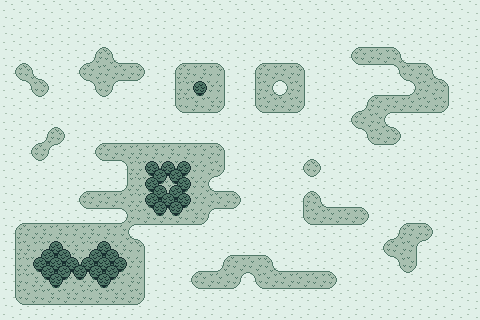

This game map was drawn from its Tiled (.tmx) file and the tilesets committed beside it. A one-line description and the full map source follow:
An orthogonal 30x20 tile map with 16x16 px tiles, 2 tile layers (prototype, terrain).

<map version="1.10" tiledversion="1.11.0" orientation="orthogonal" renderorder="right-down" width="30" height="20" tilewidth="16" tileheight="16" infinite="0" nextlayerid="3" nextobjectid="1">
 <tileset firstgid="1" source="tiles.tsx" />
 <layer id="1" name="prototype" width="30" height="20">
  <data encoding="csv">
13,13,13,13,13,13,13,13,13,13,13,13,13,13,13,13,13,13,13,13,13,13,13,13,13,13,13,13,13,13,
13,13,13,13,13,13,13,13,13,13,13,13,13,13,13,13,13,13,13,13,13,13,13,13,13,13,13,13,13,13,
13,13,13,13,13,13,13,13,13,13,13,13,13,13,13,13,13,13,13,13,13,13,13,13,13,13,13,13,13,13,
13,13,13,13,13,13,7,13,13,13,13,13,13,13,13,13,13,13,13,13,13,13,7,7,7,13,13,13,13,13,
13,7,13,13,13,7,7,7,7,13,13,7,7,7,13,13,7,7,7,13,13,13,13,13,13,7,7,13,13,13,
13,13,7,13,13,13,7,13,13,13,13,7,23,7,13,13,7,13,7,13,13,13,13,13,13,13,7,7,13,13,
13,13,13,13,13,13,13,13,13,13,13,7,7,7,13,13,7,7,7,13,13,13,13,7,7,7,7,7,13,13,
13,13,13,13,13,13,13,13,13,13,13,13,13,13,13,13,13,13,13,13,13,13,7,7,13,13,13,13,13,13,
13,13,13,7,13,13,13,13,13,13,13,13,13,13,13,13,13,13,13,13,13,13,13,7,7,13,13,13,13,13,
13,13,7,13,13,13,7,7,7,7,7,7,7,7,13,13,13,13,13,13,13,13,13,13,13,13,13,13,13,13,
13,13,13,13,13,13,13,13,7,23,23,23,7,7,13,13,13,13,13,7,13,13,13,13,13,13,13,13,13,13,
13,13,13,13,13,13,13,13,7,23,7,23,7,13,13,13,13,13,13,13,13,13,13,13,13,13,13,13,13,13,
13,13,13,13,13,7,7,7,7,23,23,23,7,7,7,13,13,13,13,7,13,13,13,13,13,13,13,13,13,13,
13,13,13,13,13,13,13,13,7,7,7,7,7,13,13,13,13,13,13,7,7,7,7,13,13,13,13,13,13,13,
13,7,7,7,7,7,7,7,13,13,13,13,13,13,13,13,13,13,13,13,13,13,13,13,13,7,7,13,13,13,
13,7,7,23,7,7,23,7,7,13,13,13,13,13,13,13,13,13,13,13,13,13,13,13,7,7,13,13,13,13,
13,7,23,23,23,23,23,23,7,13,13,13,13,13,7,7,7,13,13,13,13,13,13,13,13,7,13,13,13,13,
13,7,7,23,7,7,23,7,7,13,13,13,7,7,7,13,7,7,7,7,7,13,13,13,13,13,13,13,13,13,
13,7,7,7,7,7,7,7,7,13,13,13,13,13,13,13,13,13,13,13,13,13,13,13,13,13,13,13,13,13,
13,13,13,13,13,13,13,13,13,13,13,13,13,13,13,13,13,13,13,13,13,13,13,13,13,13,13,13,13,13
</data>
 </layer>
 <layer id="2" name="terrain" width="30" height="20" offsetx="8" offsety="8">
  <data encoding="csv">
13,13,13,13,13,13,13,13,13,13,13,13,13,13,13,13,13,13,13,13,13,13,13,13,13,13,13,13,13,0,
13,13,13,13,13,13,13,13,13,13,13,13,13,13,13,13,13,13,13,13,13,13,13,13,13,13,13,13,13,0,
13,13,13,13,13,14,1,13,13,13,13,13,13,13,13,13,13,13,13,13,13,14,4,4,1,13,13,13,13,0,
14,1,13,13,14,6,3,4,1,13,14,4,4,1,13,14,4,4,1,13,13,9,10,10,5,4,1,13,13,0,
9,5,1,13,9,11,8,10,16,13,2,30,17,12,13,2,8,11,12,13,13,13,13,13,9,11,3,1,13,0,
13,9,16,13,13,9,16,13,13,13,2,25,32,12,13,2,3,6,12,13,13,13,14,4,4,6,7,12,13,0,
13,13,13,13,13,13,13,13,13,13,9,10,10,16,13,9,10,10,16,13,13,14,6,8,10,10,10,16,13,0,
13,13,14,1,13,13,13,13,13,13,13,13,13,13,13,13,13,13,13,13,13,9,11,3,1,13,13,13,13,0,
13,14,15,16,13,14,4,4,4,4,4,4,4,1,13,13,13,13,13,13,13,13,9,10,16,13,13,13,13,0,
13,9,16,13,13,9,10,11,30,20,20,17,7,12,13,13,13,13,14,1,13,13,13,13,13,13,13,13,13,0,
13,13,13,13,13,13,13,2,18,24,27,28,8,16,13,13,13,13,9,16,13,13,13,13,13,13,13,13,13,0,
13,13,13,13,14,4,4,6,18,19,22,28,3,4,1,13,13,13,14,1,13,13,13,13,13,13,13,13,13,0,
13,13,13,13,9,10,10,11,25,26,26,32,8,10,16,13,13,13,2,3,4,4,1,13,13,13,13,13,13,0,
14,4,4,4,4,4,4,15,10,10,10,10,16,13,13,13,13,13,9,10,10,10,16,13,14,4,1,13,13,0,
2,7,30,17,7,30,17,3,1,13,13,13,13,13,13,13,13,13,13,13,13,13,13,14,6,8,16,13,13,0,
2,30,22,19,20,22,19,17,12,13,13,13,13,14,4,4,1,13,13,13,13,13,13,9,11,12,13,13,13,0,
2,25,27,24,26,27,24,32,12,13,13,14,4,6,8,11,3,4,4,4,1,13,13,13,9,16,13,13,13,0,
2,7,25,32,7,25,32,7,12,13,13,9,10,10,16,9,10,10,10,10,16,13,13,13,13,13,13,13,13,0,
9,10,10,10,10,10,10,10,16,13,13,13,13,13,13,13,13,13,13,13,13,13,13,13,13,13,13,13,13,0,
0,0,0,0,0,0,0,0,0,0,0,0,0,0,0,0,0,0,0,0,0,0,0,0,0,0,0,0,0,0
</data>
 </layer>
</map>